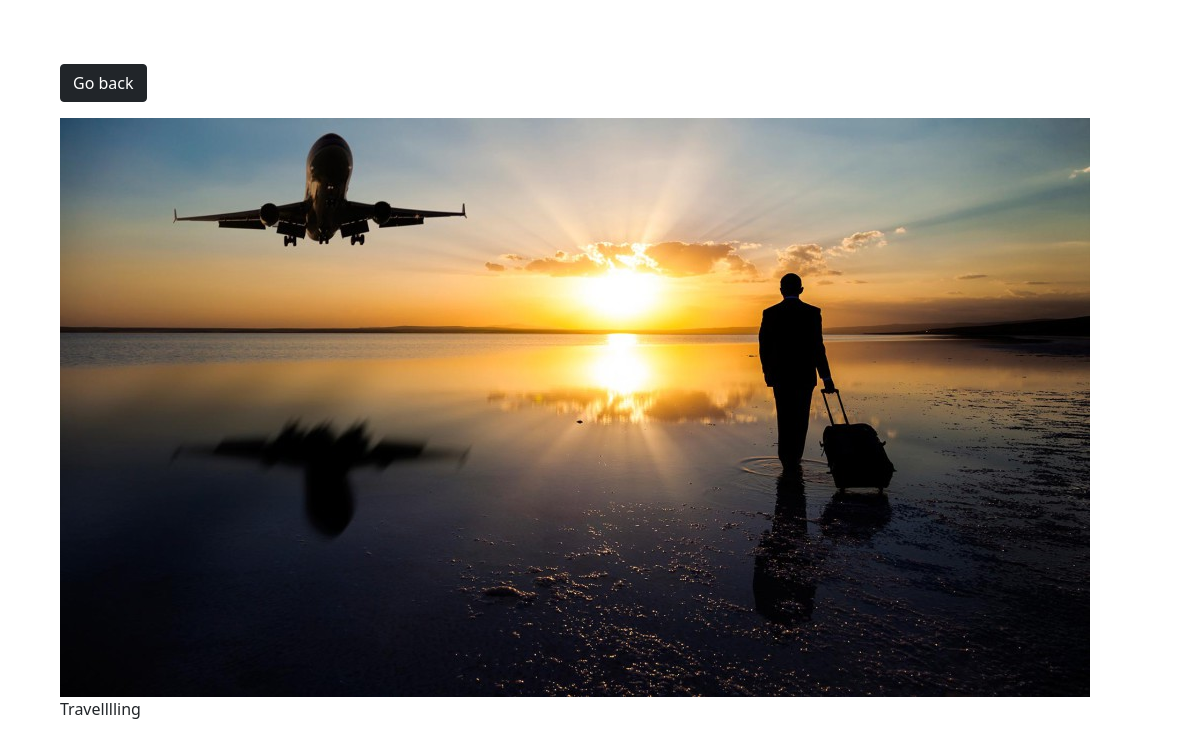
/photo/4/, run on the app's committed database.
### photos/models.py (models this page shows, shortened)
class Photo(models.Model):
    category = models.ForeignKey(Category , on_delete = models.SET_NULL ,null =True , blank =True )
    image = models.ImageField(null = False , blank = False)
    description = models.TextField(max_length=500 , null=False , blank = False )

### photos/views.py (the view)
# urls.py: path('photo/<str:pk>/', views.viewPhoto , name='photo'),
def viewPhoto(request , pk):
    photo = Photo.objects.get(id=pk)
    context = {'photo':photo}
    return render(request,'photos/photo.html' , context )

### photos/templates/photos/photo.html (shortened to what this page needs)
<!DOCTYPE html>
<html lang="en" dir="ltr">
  <head>
    <link href="https://cdn.jsdelivr.net/npm/bootstrap@5.1.0/dist/css/bootstrap.min.css" rel="stylesheet">
  </head>
  <body class="m-5">
    <div class="container">
      <div class="row justify-content-center">
        <div class="col">
          <a class="btn btn-dark my-3" href="{% url 'gallery' %}">Go back</a>
          <div style="height: 90vh;">
            <img style="max-width:100%; max-height:100%;" src="{{photo.image.url}}" alt="">
            <p>{{photo.description}}</p>
          </div>
        </div>
      </div>
    </div>
  </body>
</html>

### data on the page
Photo: image (picture), description "Travelllling"
